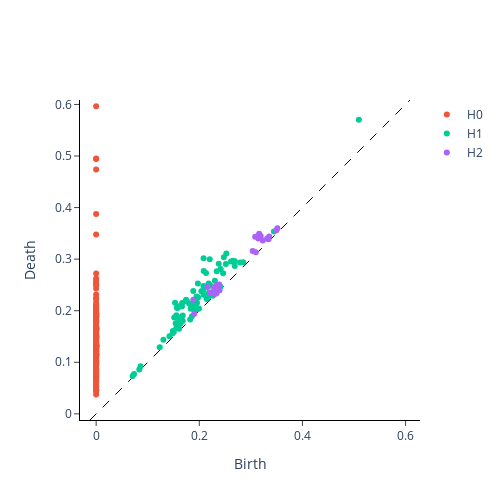
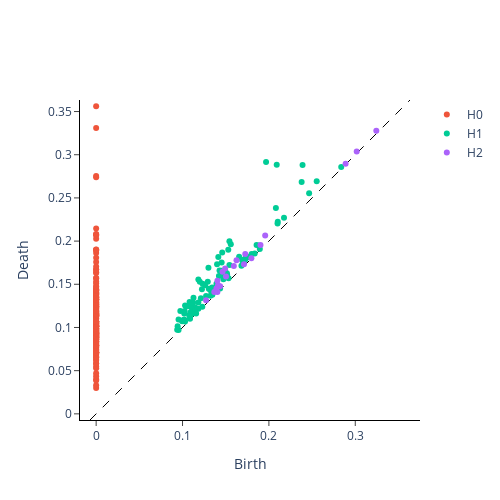
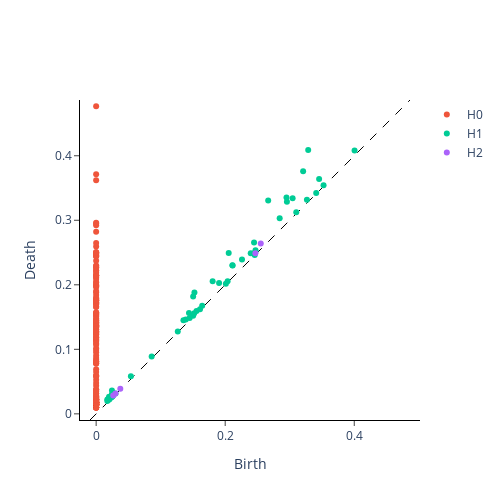
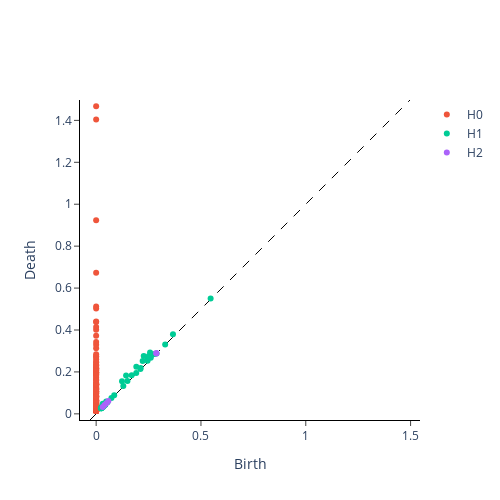

The cell these charts' notebook holds for them, in order:
### Code cell
# Finding the most representative diagrams for all labels

representative_diagrams = {} # barycenters for all labels

representative_diagrams[0] = find_barycenter(train_shortened_diagrams, len(train_shortened_diagrams[0]), 0)
representative_diagrams[1] = find_barycenter(train_shortened_diagrams, len(train_shortened_diagrams[1]), 1)
representative_diagrams[2] = find_barycenter(train_shortened_diagrams, len(train_shortened_diagrams[2]), 2)
representative_diagrams[3] = find_barycenter(train_shortened_diagrams, len(train_shortened_diagrams[3]), 3)
representative_diagrams[4] = find_barycenter(train_shortened_diagrams, len(train_shortened_diagrams[4]), 4)
